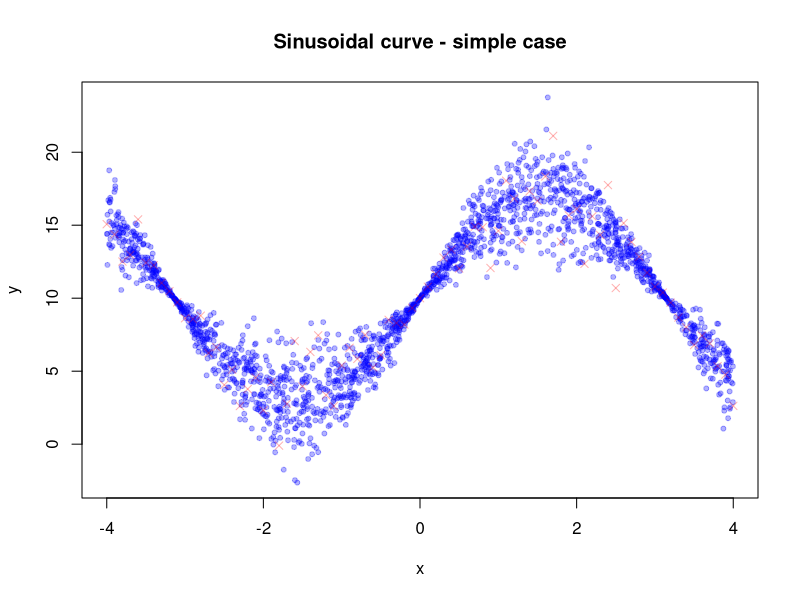

This chart was generated by the following R code:
# Generate synth problems to test the IPs method
setwd("/home/simon/Desktop/implicit-variational-inference/implicit-processes/synthetic_cases/")
set.seed(123)
samples = 2000
error_factor = 1

# Heterocedastic problem
min_x = -4
max_x = 4

x <- runif(samples, min = min_x, max = max_x)

eps_2 <- rnorm(samples, sd = 2)
y2 <- 7 * sin(x) +10 + eps_2 * sin(x) * error_factor

data_2 <- data.frame(x = x, y = y2)

write.table(x = data_2, file = "synth_data_biased_heteroc.txt", col.names = F, row.names = F)

# 
# # Bimodal problem
# 
# x_1 <- runif(samples, min = -2.0, max = 2.0)
# eps_1 <- rnorm(samples)
# eps_2 <- rnorm(samples)
# 
# disc <- runif(samples, min = 0, max = 1)
# data_1 <- data.frame(x = x_1, y = x_1) # Hacemos el preset de "y" y luego lo sobreescribimos
# 
# data_1$y[disc < 0.5] <- 10*cos(x_1[disc < 0.5]) + eps_2[disc < 0.5]
# data_1$y[disc > 0.5] <- 10*sin(x_1[disc > 0.5]) + eps_1[disc > 0.5]
# plot(data_1, pch = 20, col = "blue", main = "Bi-modal problem")
# 
# write.table(x = data_1, file = "data_1.txt", col.names = F, row.names = F)

x_test <- seq(min_x, max_x, by = 0.1)
eps_test <- rnorm(length(x_test), sd = 2)
y_test <- 7 * sin(x_test) +10 + eps_test * sin(x_test) * error_factor

data_test <- data.frame(x = x_test, y = y_test)

write.table(x = data_test, file = "synth_data_biased_heteroc_test.txt", col.names = F, row.names = F)

plot(x, y2, pch = 20, col = rgb(red = 0, green = 0, blue = 1, alpha = 0.3), main = "Sinusoidal curve - simple case", ylab = "y")
points(x_test, y_test, pch = 4, col = rgb(red = 1, green = 0, blue = 0, alpha = 0.3))

